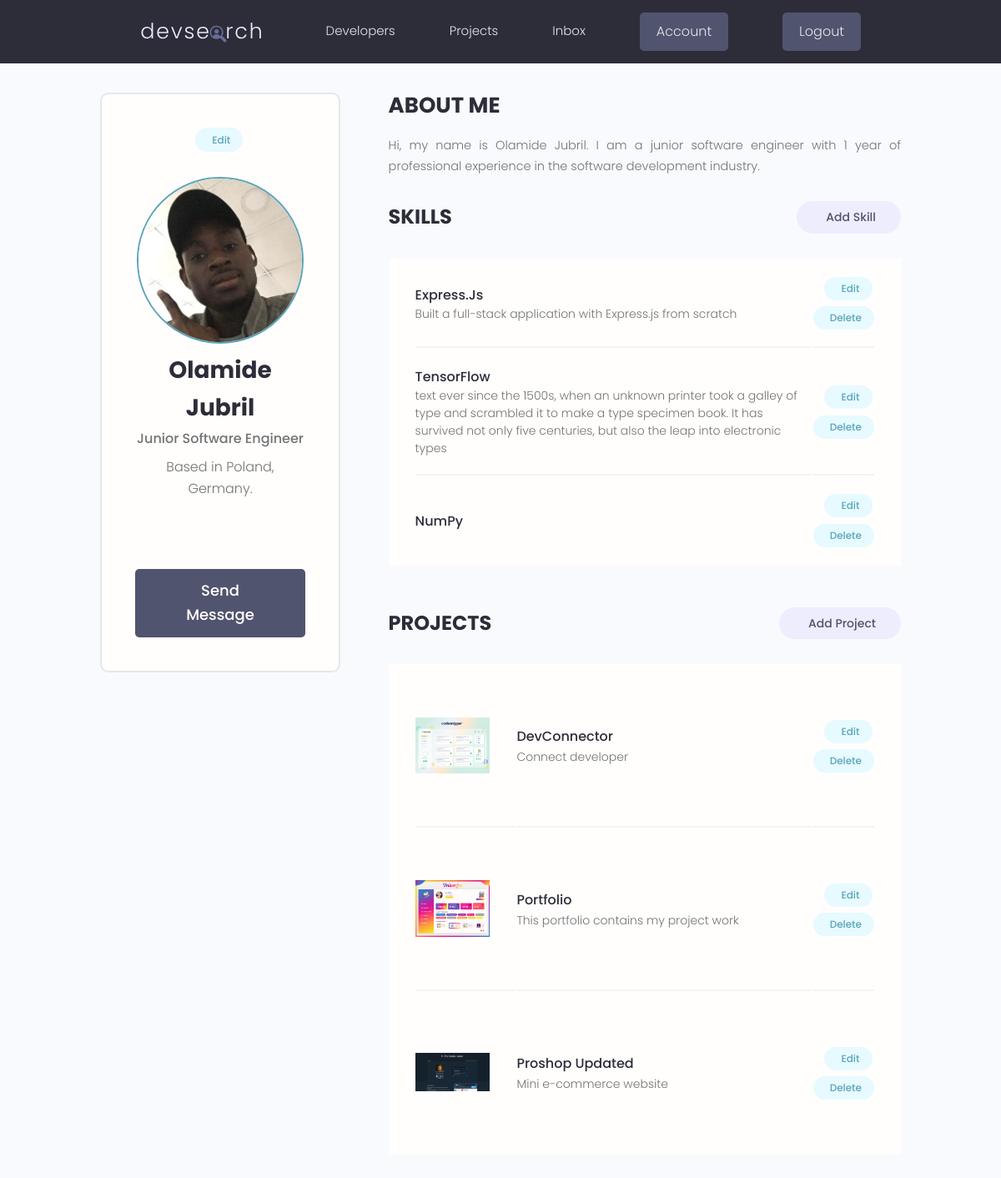
The app's page /account/my_profile/ (signed in) with its own data.
### account/models.py (models this page shows, shortened)
class Profile(models.Model):
    id = models.UUIDField(default=uuid.uuid4, unique=True,
                          primary_key=True, editable=False)
    user = models.OneToOneField(
        User, on_delete=models.CASCADE, null=True, blank=True)
    name = models.CharField(max_length=200, null=True, blank=True)
    username = models.CharField(max_length=200, null=True, blank=True)
    location = models.CharField(max_length=200, null=True, blank=True)
    email = models.EmailField(
        max_length=200, null=True, blank=True, unique=True)
    short_intro = models.CharField(max_length=200, null=True, blank=True)
    bio = models.TextField(null=True, blank=True)
    profile_image = models.ImageField(
        null=True, blank=True, upload_to='profile_images/', default='profile_images/user-default.png')
    github_profile = models.CharField(max_length=200, null=True, blank=True)
    social_twitter = models.CharField(max_length=200, null=True, blank=True)
    linkedIn_profile = models.CharField(max_length=200, null=True, blank=True)
    youtube_channel = models.CharField(max_length=200, null=True, blank=True)
    website_url = models.CharField(max_length=200, null=True, blank=True)
    createdAt = models.DateTimeField(auto_now_add=True)

class Skill(models.Model):
    id = models.UUIDField(default=uuid.uuid4, unique=True,
                          primary_key=True, editable=False)
    owner = models.ForeignKey(
        Profile, on_delete=models.CASCADE, null=True, blank=True)
    name = models.CharField(max_length=200, null=True, blank=True)
    description = models.TextField(max_length=200, null=True, blank=True)
    createdAt = models.DateTimeField(auto_now_add=True)

### projects/models.py (models this page shows, shortened)
class Project(models.Model):
    owner = models.ForeignKey(Profile, on_delete=models.SET_NULL, null=True, blank=True)
    title = models.CharField(max_length=200)
    description = models.CharField(max_length=2000, null=True, blank=True)
    demo_link = models.CharField(max_length=2000, null=True, blank=True)
    source_link = models.CharField(max_length=2000, null=True, blank=True)
    featured_image = models.ImageField(null=True, blank=True, default='default.jpg')
    tags = models.ManyToManyField('Tag', blank=True)
    vote_total = models.IntegerField(default=0, null=True, blank=True)
    vote_ratio = models.IntegerField(default=0, null=True, blank=True)
    createdAt = models.DateTimeField(auto_now_add=True)
    id = models.UUIDField(default=uuid.uuid4, unique=True, primary_key=True, editable=False)

### account/views.py (the view)
# urls.py: path('account/my_profile/', views.account, name='user_account'),
@login_required(login_url='login')
def account(request):
    profile = request.user.profile
    topSkills = profile.skill_set.exclude(description__exact="")
    otherSkills = profile.skill_set.filter(description="")
    context = {
        "profile": profile,
        "topSkills": topSkills,
        "otherSkills": otherSkills
    }
    return render(request, 'account/account.html', context)

### account/templates/account/account.html (shortened to what this page needs)
{% extends 'main.html'%}
{% block content %}
  <main class="settingsPage profile my-md">
    <div class="container">
      <div class="layout">
        <div class="column column--1of3">
          <div class="card text-center">
            <div class="card__body dev">
              <a class="tag tag--pill tag--main settings__btn" href="{% url 'account_update' %}">
                Edit
              </a>
              <img class="avatar avatar--xl dev__avatar" src="{{ profile.profile_image.url }}" />
              <h2 class="dev__name">{{ profile.name }}</h2>
              <p class="dev__title">{{ profile.short_intro }}</p>
              <p class="dev__location">Based in {{ profile.location }}</p>
              <ul class="dev__social">
              </ul>
              <a href="#" class="btn btn--sub btn--lg">Send Message </a>
            </div>
          </div>
        </div>
        <div class="column column--2of3">
          <div class="devInfo">
            <h3 class="devInfo__title">About Me</h3>
            <p class="devInfo__about">{{ profile.bio }}</p>
          </div>
          <div class="settings">
            <h3 class="settings__title">Skills</h3>
            <a class="tag tag--pill tag--sub settings__btn tag--lg" href="#"> Add Skill</a>
          </div>
          <table class="settings__table">
            {% for skill in profile.skill_set.all|slice:"5" %}
              <tr>
                <td class="settings__tableInfo">
                  <h4>{{ skill.name }}</h4>
                  <p>{{ skill.description }}</p>
                </td>
                <td class="settings__tableActions">
                  <a class="tag tag--pill tag--main settings__btn" href="#"> Edit</a>
                  <a class="tag tag--pill tag--main settings__btn" href="#">Delete</a>
                </td>
              </tr>
            {% endfor %}
          </table>
          <div class="settings">
            <h3 class="settings__title">Projects</h3>
            <a class="tag tag--pill tag--sub settings__btn tag--lg" href="#"> Add Project</a>
          </div>
          <table class="settings__table">
            {% for project in profile.project_set.all|slice:"5" %}
              <tr>
                <td class="settings__thumbnail">
                  <a href="{% url 'project' project.id %}"><img src="{{ project.featured_image.url }}" alt="{{ project.title }}" /></a>
                </td>
                <td class="settings__tableInfo">
                  <a href="{% url 'project' project.id %}">{{ project.title }}</a>
                  <p>{{ project.description|slice:"100" }}</p>
                </td>
                <td class="settings__tableActions">
                  <a class="tag tag--pill tag--main settings__btn" href="#"> Edit</a>
                  <a class="tag tag--pill tag--main settings__btn" href="#">Delete</a>
                </td>
              </tr>
            {% endfor %}
          </table>
        </div>
      </div>
    </div>
  </main>
{% endblock content %}

### static/css/app.css (style rules this page uses)
:root { --color-sub: #2d2d39; }
.btn--sub { background-color: var(--color-sub-light); }
.card { border: 2px solid var(--color-light); }
img { width: 100%; }
.profile .card > .dev { padding: 4rem; }
.dev__avatar { display: block; margin: auto; }
.dev__name { color: var(--color-sub); font-size: 2.8rem; font-weight: 700; margin-top: 1rem; margin-bottom: 0.5rem; }
.dev__title { font-size: 1.6rem; font-weight: 500; line-height: 1.3; }
.dev__location { margin-top: 1rem; }
.dev__social { margin: 3rem 0; list-style: none; display: flex; justify-content: center; gap: 1.5rem; }
.devInfo { margin-bottom: 3rem; }
.devInfo__title, .devInfo__subtitle { font-size: 2.6rem; color: var(--color-sub); text-transform: uppercase; font-weight: 700; margin-bottom: 1.5rem; }
.devInfo__about, .devSkill__info { font-size: 1.45rem; line-height: 1.7; text-align: justify; }
.settingsPage .dev > .settings__btn { display: inline-block; margin-bottom: 3rem; }
.settings { display: flex; justify-content: space-between; align-items: center; }
.settings__title { font-size: 2.4rem; text-transform: uppercase; font-weight: 700; color: var(--color-sub); }
.settings__table { margin-top: 3rem; margin-bottom: 5rem; padding: 0 3rem; background: var(--color-white); }
.settings__table tr { width: 100%; }
.settings__table tr > td { padding: 2rem 0; }
.settings__table tr:not(:last-child) td { border-bottom: 2px solid var(--color-white-light); }
.settings__thumbnail { width: 23%; min-width: 10rem; }
.settings__thumbnail img { padding-right: 3rem; height: 15rem; object-fit: contain; }
.settings__tableInfo { width: 100%; }
.settings__tableInfo h4, .settings__tableInfo a { padding-right: 1rem; width: auto; font-size: 1.6rem; font-weight: 500; color: var(--color-sub); }
.settings__tableInfo p { font-size: 1.4rem; }
.settings__tableActions { text-align: right; }

### static/uikit/styles/modules/_variables.css (style rules this page uses)
:root { --color-main: #5aa5b9; --color-main-light: #e6faff; --color-sub: #3f4156; --color-sub-light: #51546e; --color-sub-lighter: #ededfd; --color-text: #737373; --color-gray: #8b8b8b; --color-light: #e5e7eb; --color-light-gray: #767676; --color-bg: #f8fafd; --color-white: #fffefd; --color-white-light: #f3f3f3; --color-success: #359e64; --color-success-bg: #def8e8; --color-error: #fc4b0b; --color-error-bg: #fff2ee; --font-base: 'Poppins', arial, helvetica, 'Segoe UI', roboto, ubuntu, sans-serif; --font-monospace: 'Fira Code', 'Courier New', courier, monospace; --font-regular: 300; --font-medium: 500; --font-bold: 700; --generic-shadow: 1px 1px 5px #00000010; --generic-transition: all 0.3s ease-in-out; }

### static/uikit/styles/modules/_base.css (style rules this page uses)
* { margin: 0; padding: 0; box-sizing: border-box; text-rendering: optimizeLegibility; color: inherit; font-size: inherit; }
html { font-size: 50%; }
@media only screen and (min-width: 480px) { html { font-size: 56.25%; } }
@media only screen and (min-width: 1200px) { html { font-size: 62.5%; } }
body { line-height: 1.6; font-weight: 400; font-size: 1.5rem; color: var(--color-text); background-color: var(--color-bg); min-height: 100vh; }

### static/uikit/styles/modules/_typography.css (style rules this page uses)
* { font-family: var(--font-base); }
h2 { font-size: 3.6rem; font-weight: var(--font-bold); }
h3 { font-size: 3.2rem; font-weight: var(--font-medium); }
h4 { font-size: 2.8rem; font-weight: var(--font-medium); }
p, span, strong { font-size: 1.6rem; color: var(--color-text); font-weight: var(--font-regular); }
a { padding-bottom: 2px; text-decoration: none; display: inline-block; color: var(--color-main); font-weight: var(--font-medium); }

### static/uikit/styles/modules/_utilities.css (style rules this page uses)
.container { width: 92%; max-width: 165rem; margin: 0 auto; box-sizing: border-box; }
@media screen and (min-width: 1000px) { .container { width: 90%; } }
@media screen and (min-width: 1200px) { .container { width: 80%; } }
.text-center { text-align: center; }
.my-md { margin: 3rem auto; }

### static/uikit/styles/modules/_avatar.css (style rules this page uses)
.avatar { border-radius: 50%; border: 2px solid var(--color-main); object-fit: cover; }
.avatar--xl { height: 20rem; width: 20rem; }

### static/uikit/styles/modules/_card.css (style rules this page uses)
.card { border-radius: 1rem; background-color: var(--color-white); border: 1.5px solid var(--color-light); width: auto; height: auto; margin-top: 0.5rem; margin-bottom: 0.5rem; overflow: hidden; }
.card__body, .card__header { padding: 2rem 2.5rem; }

### static/uikit/styles/modules/_layout.css (style rules this page uses)
.layout { display: flex; flex-flow: row wrap; justify-content: space-between; }
.layout > .column { margin-bottom: 3rem; }
.layout > .column.column--1of3 { flex-basis: 30%; }
.layout > .column.column--2of3 { flex-basis: 64%; }

### records on screen
Profile: profile_image (picture), name "Olamide Jubril", short_intro "Junior Software Engineer", location "Poland, Germany.", bio "Hi, my name is Olamide Jubril. I am a junior software engineer with 1 year of professional experience in the software development industry."
Skill: name "Express.Js", description "Built a full-stack application with Express.js from scratch"
Skill: name "TensorFlow", description "text ever since the 1500s, when an unknown printer took a galley of type and scrambled it to make a type specimen book. It has survived not only five centuries, but also the leap into electronic types"
Skill: name "NumPy"
Project: featured_image (picture), title "DevConnector", description "Connect developer"
Project: featured_image (picture), title "Portfolio", description "This portfolio contains my project work"
Project: featured_image (picture), title "Proshop Updated", description "Mini e-commerce website"
